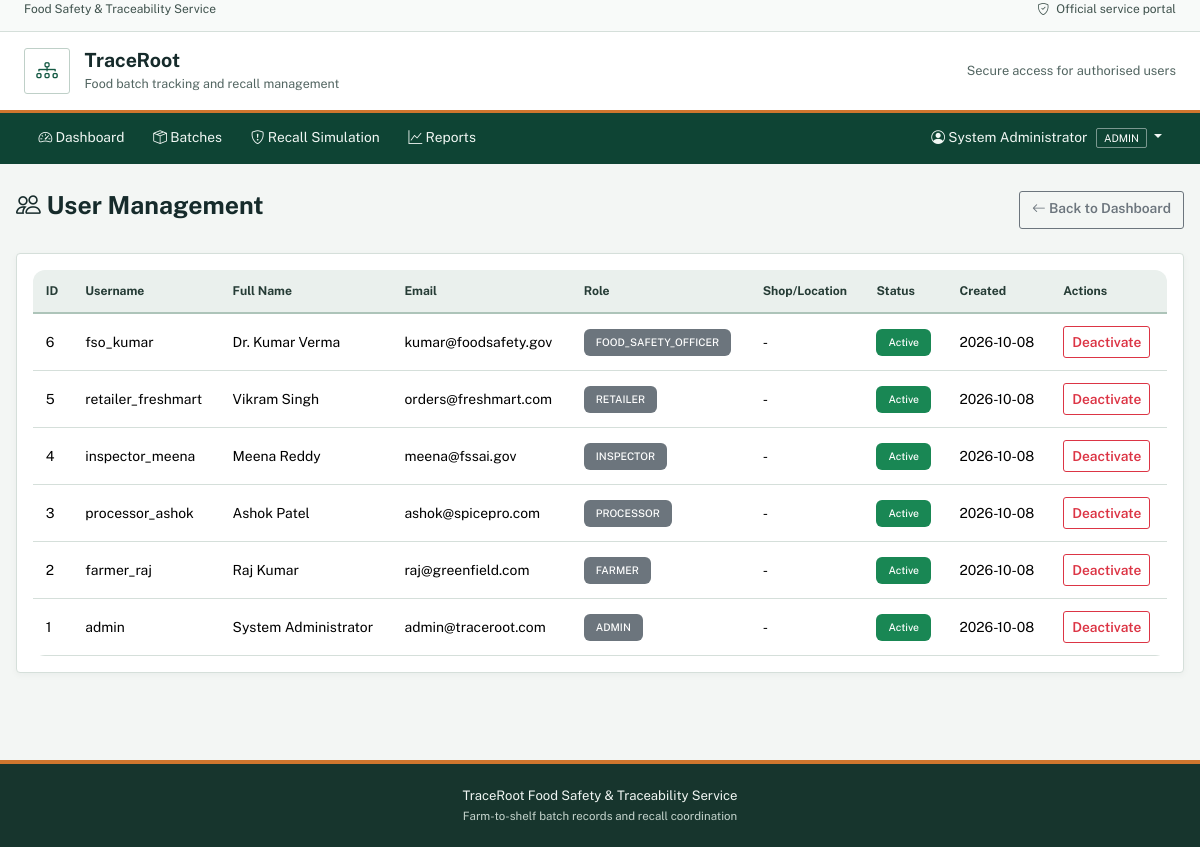
Page /admin/users (signed in) on the committed database.
### app/models.py (models this page shows, shortened)
class User(UserMixin, db.Model):
    __tablename__ = 'users'
    user_id = db.Column(db.Integer, primary_key=True)
    username = db.Column(db.String(50), nullable=False, unique=True)
    email = db.Column(db.String(120), nullable=False, unique=True)
    password_hash = db.Column(db.String(255), nullable=False)
    full_name = db.Column(db.String(100), nullable=False)
    phone = db.Column(db.String(20))
    role_id = db.Column(db.SmallInteger, db.ForeignKey('roles.role_id'), nullable=False)
    shop_name = db.Column(db.String(120))
    city = db.Column(db.String(80))
    is_active = db.Column(db.Boolean, nullable=False, default=True)
    created_at = db.Column(db.DateTime, nullable=False, default=datetime.utcnow)
    owned_farms = db.relationship('Farm', backref='owner', lazy=True)
    managed_units = db.relationship('ProcessingUnit', backref='manager', lazy=True)
    performed_inspections = db.relationship('Inspection', backref='inspector', lazy=True)
    created_batches = db.relationship('Batch', backref='creator', lazy=True)
    created_shipments = db.relationship('Shipment', foreign_keys='Shipment.created_by', backref=db.backref('creator', foreign_keys='Shipment.created_by'), lazy=True)
    received_shipments = db.relationship('Shipment', foreign_keys='Shipment.retailer_id', backref='retailer', lazy=True)
    issued_recalls = db.relationship('Recall', backref='issuer', lazy=True)

class Role(db.Model):
    __tablename__ = 'roles'
    role_id = db.Column(db.SmallInteger, primary_key=True)
    role_name = db.Column(db.Enum('ADMIN', 'FARMER', 'PROCESSOR', 'INSPECTOR', 'RETAILER', 'FOOD_SAFETY_OFFICER'),
                         nullable=False, unique=True)
    description = db.Column(db.String(255))
    users = db.relationship('User', backref='role', lazy=True)

### app/main/routes.py (the view)
@bp.route('/admin/users')
@login_required
@admin_required
def admin_users():
    users = User.query.order_by(User.created_at.desc()).all()
    return render_template('admin/users.html', users=users)

### app/models.py (called while the page is built)
@login_manager.user_loader
def load_user(user_id):
    return User.query.get(int(user_id))

### app/templates/admin/users.html (shortened to what this page needs)
{% extends "base.html" %}
{% block content %}
<div class="d-flex justify-content-between align-items-center mb-4">
    <h2><i class="bi bi-people"></i> User Management</h2>
    <a href="{{ url_for('main.dashboard') }}" class="btn btn-outline-secondary">
        <i class="bi bi-arrow-left"></i> Back to Dashboard
    </a>
</div>
<div class="card">
    <div class="card-body">
        <div class="table-responsive">
            <table class="table table-hover">
                <thead>
                    <tr>
                        <th>ID</th>
                        <th>Username</th>
                        <th>Full Name</th>
                        <th>Email</th>
                        <th>Role</th>
                        <th>Shop/Location</th>
                        <th>Status</th>
                        <th>Created</th>
                        <th>Actions</th>
                    </tr>
                </thead>
                <tbody>
                    {% for user in users %}
                    <tr>
                        <td>{{ user.user_id }}</td>
                        <td>{{ user.username }}</td>
                        <td>{{ user.full_name }}</td>
                        <td>{{ user.email }}</td>
                        <td><span class="badge bg-secondary">{{ user.role.role_name }}</span></td>
                        <td>{{ user.shop_name or user.city or '-' }}</td>
                        <td>
                            {% if user.is_active %}
                                <span class="badge bg-success">Active</span>
                            {% else %}
                                <span class="badge bg-danger">Inactive</span>
                            {% endif %}
                        </td>
                        <td>{{ user.created_at.strftime('%Y-%m-%d') }}</td>
                        <td>
                            <form action="{{ url_for('main.toggle_user', user_id=user.user_id) }}" method="POST" class="d-inline">
                                <button type="submit" class="btn btn-sm btn-outline-{{ 'danger' if user.is_active else 'success' }}">
                                    {{ 'Deactivate' if user.is_active else 'Activate' }}
                                </button>
                            </form>
                        </td>
                    </tr>
                    {% endfor %}
                </tbody>
            </table>
        </div>
    </div>
</div>
{% endblock %}

### app/templates/base.html (shortened to what this page needs)
<!DOCTYPE html>
<html lang="en">
<head>
    <link href="https://cdn.jsdelivr.net/npm/bootstrap@5.3.2/dist/css/bootstrap.min.css" rel="stylesheet">
    <link rel="stylesheet" href="https://cdn.jsdelivr.net/npm/bootstrap-icons@1.11.1/font/bootstrap-icons.css">
</head>
<body>
    <div class="public-service-bar">
        <div class="container-fluid px-3 px-lg-4 d-flex align-items-center justify-content-between">
            <span>Food Safety &amp; Traceability Service</span>
            <span><i class="bi bi-shield-check me-1"></i> Official service portal</span>
        </div>
    </div>
    <header class="portal-masthead">
        <div class="container-fluid px-3 px-lg-4 d-flex align-items-center justify-content-between">
            <a class="portal-brand-lockup" href="{{ url_for('main.dashboard') if current_user.is_authenticated else url_for('main.index') }}">
                <span class="portal-brand-mark" aria-hidden="true"><i class="bi bi-diagram-3"></i></span>
                <span>
                    <span class="portal-brand-name">TraceRoot</span>
                    <span class="portal-brand-subtitle">Food batch tracking and recall management</span>
                </span>
            </a>
            <span class="portal-masthead-note">Secure access for authorised users</span>
        </div>
    </header>
    {% if current_user.is_authenticated %}
    <nav class="navbar navbar-expand-lg navbar-dark portal-navbar sticky-top">
        <div class="container-fluid px-3 px-lg-4">
            <div class="collapse navbar-collapse" id="navbarNav">
                <ul class="navbar-nav me-auto">
                    <li class="nav-item">
                        <a class="nav-link" href="{{ url_for('main.dashboard') }}">
                            <i class="bi bi-speedometer2"></i> Dashboard
                        </a>
                    </li>
                    <li class="nav-item">
                        <a class="nav-link" href="{{ url_for('main.list_batches') }}">
                            <i class="bi bi-box-seam"></i> Batches
                        </a>
                    </li>
                    <li class="nav-item">
                        <a class="nav-link" href="{{ url_for('main.recall_simulation') }}">
                            <i class="bi bi-shield-exclamation"></i> Recall Simulation
                        </a>
                    </li>
                    <li class="nav-item">
                        <a class="nav-link" href="{{ url_for('main.reports') }}">
                            <i class="bi bi-graph-up"></i> Reports
                        </a>
                    </li>
                </ul>
                <ul class="navbar-nav">
                    <li class="nav-item dropdown">
                        <a class="nav-link dropdown-toggle user-menu-link" href="#" id="userDropdown" role="button" data-bs-toggle="dropdown">
                            <i class="bi bi-person-circle"></i> {{ current_user.full_name }}
                            <span class="user-role-badge">{{ current_user.role.role_name if current_user.role else 'N/A' }}</span>
                        </a>
                    </li>
                </ul>
            </div>
        </div>
    </nav>
    {% endif %}
    <main class="portal-content">
        {% block content %}{% endblock %}
    </main>
    <footer>
        <div class="container text-center">
            <p class="mb-0">TraceRoot Food Safety &amp; Traceability Service</p>
            <small class="text-muted">Farm-to-shelf batch records and recall coordination</small>
        </div>
    </footer>
</body>
</html>

### app/templates/base.html (style rules this page uses)
:root { --primary-gradient: linear-gradient(135deg, #667eea 0%, #764ba2 100%); --success-gradient: linear-gradient(135deg, #11998e 0%, #38ef7d 100%); --warning-gradient: linear-gradient(135deg, #f093fb 0%, #f5576c 100%); --info-gradient: linear-gradient(135deg, #4facfe 0%, #00f2fe 100%); }
body { background-color: #f8f9fa; font-family: 'Segoe UI', Tahoma, Geneva, Verdana, sans-serif; }
.card { border: none; border-radius: 12px; box-shadow: 0 4px 15px rgba(0,0,0,0.08); transition: transform 0.3s ease, box-shadow 0.3s ease; }
.table { border-radius: 12px; overflow: hidden; }
.table thead th { background: var(--primary-gradient); color: white; border: none; font-weight: 600; padding: 1rem; }
.table tbody tr { transition: background-color 0.2s ease; }
.badge { padding: 0.5rem 0.75rem; border-radius: 6px; font-weight: 500; }
footer { background: #343a40; color: white; padding: 2rem 0; margin-top: 3rem; }
:root { --portal-ink: #162b2b; --portal-green: #145943; --portal-green-dark: #0e4434; --portal-saffron: #cf762e; --portal-line: #d5dfda; --portal-muted: #526561; --portal-paper: #f3f6f4; }
body { min-height: 100vh; background-color: var(--portal-paper); color: var(--portal-ink); font-family: 'Public Sans', 'Segoe UI', sans-serif; font-size: 0.94rem; }
.public-service-bar { min-height: 32px; background: #f8faf9; border-bottom: 1px solid var(--portal-line); color: #3e514c; font-size: 0.75rem; }
.public-service-bar .container-fluid, .portal-masthead .container-fluid, .portal-navbar .container-fluid { max-width: 1480px; }
.portal-masthead { background: #fff; border-bottom: 3px solid var(--portal-saffron); }
.portal-brand-lockup { display: flex; min-height: 78px; align-items: center; gap: 0.9rem; color: var(--portal-ink); text-decoration: none; }
.portal-brand-mark { display: grid; width: 46px; height: 46px; flex: 0 0 46px; place-items: center; border: 1px solid #bfd0c8; border-radius: 3px; color: var(--portal-green); font-size: 1.35rem; }
.portal-brand-name { display: block; font-size: 1.22rem; font-weight: 700; line-height: 1.25; }
.portal-brand-subtitle { display: block; margin-top: 0.15rem; color: var(--portal-muted); font-size: 0.78rem; }
.portal-masthead-note { color: var(--portal-muted); font-size: 0.8rem; }
.portal-navbar { background: var(--portal-green-dark) !important; padding-block: 0.15rem; }
.portal-navbar .nav-link { padding: 0.72rem 0.9rem !important; border-bottom: 3px solid transparent; color: #f1f7f4 !important; font-size: 0.86rem; }
.user-menu-link { color: #fff !important; }
.user-role-badge { margin-left: 0.35rem; padding: 0.2rem 0.42rem; border: 1px solid rgba(255,255,255,0.45); border-radius: 2px; color: #fff; font-size: 0.66rem; letter-spacing: 0; }
main.portal-content { width: min(100% - 2rem, 1420px); min-height: calc(100vh - 220px); margin-inline: auto; padding-block: 1.65rem 2.5rem; }
h1, h2, h3, h4, h5, h6 { color: var(--portal-ink); font-weight: 650; }
h2 { font-size: 1.55rem; }
.card { overflow: hidden; border: 1px solid var(--portal-line); border-radius: 4px; box-shadow: 0 2px 7px rgba(22,43,43,0.045); transition: none; }
.stat-card p, .text-muted { color: var(--portal-muted) !important; }
.btn { min-height: 38px; border-radius: 3px; font-size: 0.86rem; font-weight: 600; }
.btn-sm { min-height: 32px; border-radius: 3px; }
.table { margin-bottom: 0; border-color: var(--portal-line); font-size: 0.87rem; }
.table thead th { padding: 0.76rem 0.8rem; border-bottom: 2px solid #adc4b9; background: #eaf0ed; color: #263c36; font-size: 0.76rem; font-weight: 700; white-space: nowrap; }
.table tbody td { padding: 0.75rem 0.8rem; vertical-align: middle; }
a:not(.btn):not(.navbar-brand):not(.portal-brand-lockup) { color: #145943; text-decoration-thickness: 1px; text-underline-offset: 2px; }
footer { margin-top: 1rem; border-top: 4px solid var(--portal-saffron); background: #17352d; padding: 1.35rem 0; color: #f2f7f4; font-size: 0.82rem; }
footer .text-muted { color: #c5d4cd !important; }

### rows in the picture
User: full_name "System Administrator", user_id "1", username "admin", email "admin@traceroot.com", role.role_name "ADMIN", shop_name+city "-", shows "Active", created_at "2026-10-08", is_active "Deactivate"
Role: role "ADMIN"
User: user_id "6", username "fso_kumar", full_name "Dr. Kumar Verma", email "kumar@foodsafety.gov", role.role_name "FOOD_SAFETY_OFFICER", shop_name+city "-", shows "Active", created_at "2026-10-08", is_active "Deactivate"
User: user_id "5", username "retailer_freshmart", full_name "Vikram Singh", email "orders@freshmart.com", role.role_name "RETAILER", shop_name+city "-", shows "Active", created_at "2026-10-08", is_active "Deactivate"
User: user_id "4", username "inspector_meena", full_name "Meena Reddy", email "meena@fssai.gov", role.role_name "INSPECTOR", shop_name+city "-", shows "Active", created_at "2026-10-08", is_active "Deactivate"
User: user_id "3", username "processor_ashok", full_name "Ashok Patel", email "ashok@spicepro.com", role.role_name "PROCESSOR", shop_name+city "-", shows "Active", created_at "2026-10-08", is_active "Deactivate"
User: user_id "2", username "farmer_raj", full_name "Raj Kumar", email "raj@greenfield.com", role.role_name "FARMER", shop_name+city "-", shows "Active", created_at "2026-10-08", is_active "Deactivate"
